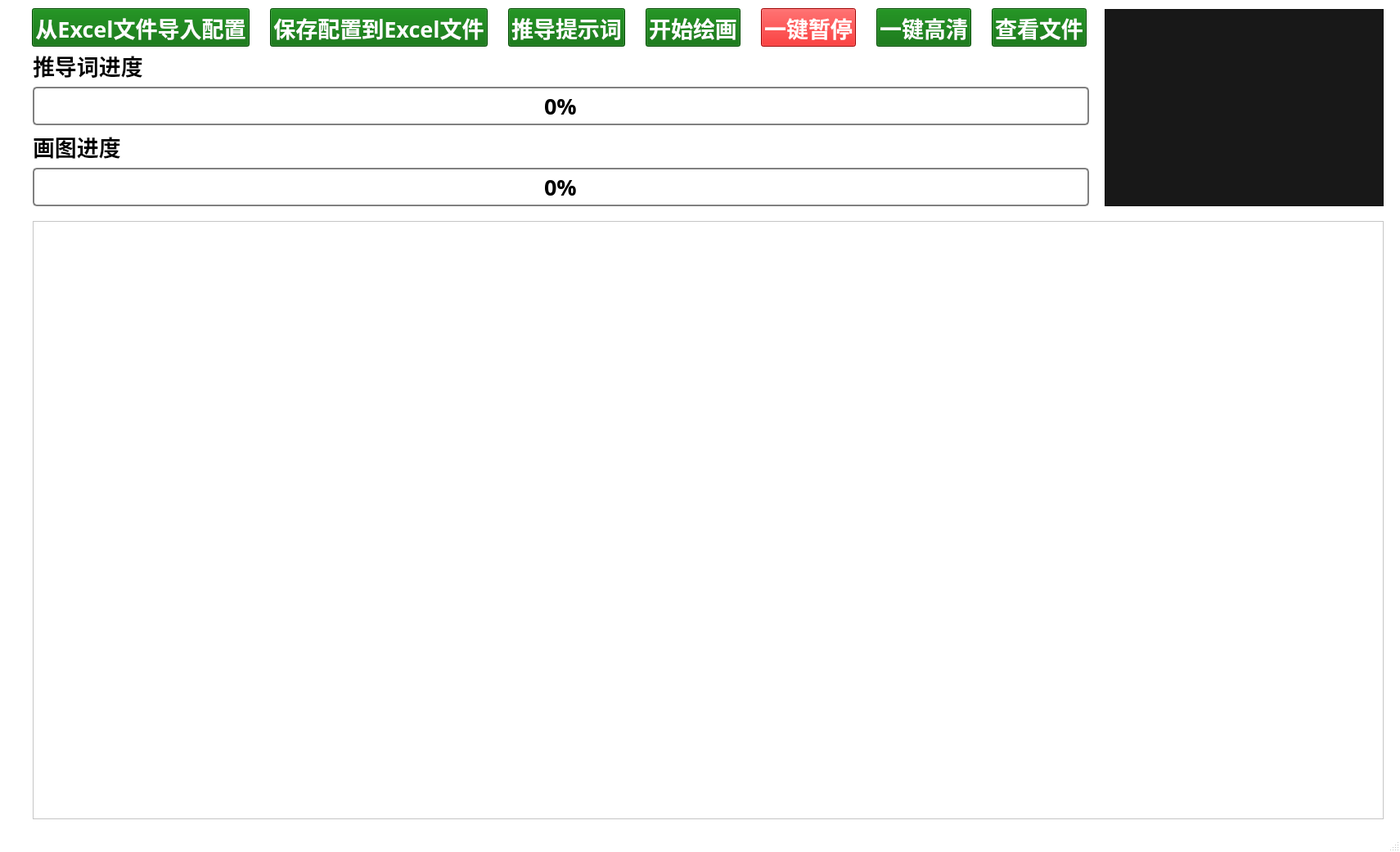
<?xml version="1.0" encoding="UTF-8"?>
<ui version="4.0">
 <class>Scene</class>
 <widget class="QMainWindow" name="Scene">
  <property name="geometry">
   <rect>
    <x>0</x>
    <y>0</y>
    <width>1711</width>
    <height>1041</height>
   </rect>
  </property>
  <property name="palette">
   <palette>
    <active>
     <colorrole role="Base">
      <brush brushstyle="SolidPattern">
       <color alpha="255">
        <red>255</red>
        <green>255</green>
        <blue>255</blue>
       </color>
      </brush>
     </colorrole>
     <colorrole role="Window">
      <brush brushstyle="SolidPattern">
       <color alpha="255">
        <red>255</red>
        <green>255</green>
        <blue>255</blue>
       </color>
      </brush>
     </colorrole>
    </active>
    <inactive>
     <colorrole role="Base">
      <brush brushstyle="SolidPattern">
       <color alpha="255">
        <red>255</red>
        <green>255</green>
        <blue>255</blue>
       </color>
      </brush>
     </colorrole>
     <colorrole role="Window">
      <brush brushstyle="SolidPattern">
       <color alpha="255">
        <red>255</red>
        <green>255</green>
        <blue>255</blue>
       </color>
      </brush>
     </colorrole>
    </inactive>
    <disabled>
     <colorrole role="Base">
      <brush brushstyle="SolidPattern">
       <color alpha="255">
        <red>255</red>
        <green>255</green>
        <blue>255</blue>
       </color>
      </brush>
     </colorrole>
     <colorrole role="Window">
      <brush brushstyle="SolidPattern">
       <color alpha="255">
        <red>255</red>
        <green>255</green>
        <blue>255</blue>
       </color>
      </brush>
     </colorrole>
    </disabled>
   </palette>
  </property>
  <property name="windowTitle">
   <string>MainWindow</string>
  </property>
  <widget class="QWidget" name="centralwidget">
   <widget class="QListView" name="DrawListView">
    <property name="geometry">
     <rect>
      <x>1350</x>
      <y>11</y>
      <width>341</width>
      <height>241</height>
     </rect>
    </property>
    <property name="palette">
     <palette>
      <active>
       <colorrole role="Button">
        <brush brushstyle="SolidPattern">
         <color alpha="255">
          <red>24</red>
          <green>24</green>
          <blue>24</blue>
         </color>
        </brush>
       </colorrole>
       <colorrole role="ButtonText">
        <brush brushstyle="SolidPattern">
         <color alpha="255">
          <red>255</red>
          <green>255</green>
          <blue>255</blue>
         </color>
        </brush>
       </colorrole>
       <colorrole role="Base">
        <brush brushstyle="SolidPattern">
         <color alpha="255">
          <red>24</red>
          <green>24</green>
          <blue>24</blue>
         </color>
        </brush>
       </colorrole>
       <colorrole role="Window">
        <brush brushstyle="SolidPattern">
         <color alpha="255">
          <red>24</red>
          <green>24</green>
          <blue>24</blue>
         </color>
        </brush>
       </colorrole>
      </active>
      <inactive>
       <colorrole role="Button">
        <brush brushstyle="SolidPattern">
         <color alpha="255">
          <red>24</red>
          <green>24</green>
          <blue>24</blue>
         </color>
        </brush>
       </colorrole>
       <colorrole role="ButtonText">
        <brush brushstyle="SolidPattern">
         <color alpha="255">
          <red>255</red>
          <green>255</green>
          <blue>255</blue>
         </color>
        </brush>
       </colorrole>
       <colorrole role="Base">
        <brush brushstyle="SolidPattern">
         <color alpha="255">
          <red>24</red>
          <green>24</green>
          <blue>24</blue>
         </color>
        </brush>
       </colorrole>
       <colorrole role="Window">
        <brush brushstyle="SolidPattern">
         <color alpha="255">
          <red>24</red>
          <green>24</green>
          <blue>24</blue>
         </color>
        </brush>
       </colorrole>
      </inactive>
      <disabled>
       <colorrole role="Button">
        <brush brushstyle="SolidPattern">
         <color alpha="255">
          <red>24</red>
          <green>24</green>
          <blue>24</blue>
         </color>
        </brush>
       </colorrole>
       <colorrole role="ButtonText">
        <brush brushstyle="SolidPattern">
         <color alpha="255">
          <red>120</red>
          <green>120</green>
          <blue>120</blue>
         </color>
        </brush>
       </colorrole>
       <colorrole role="Base">
        <brush brushstyle="SolidPattern">
         <color alpha="255">
          <red>24</red>
          <green>24</green>
          <blue>24</blue>
         </color>
        </brush>
       </colorrole>
       <colorrole role="Window">
        <brush brushstyle="SolidPattern">
         <color alpha="255">
          <red>24</red>
          <green>24</green>
          <blue>24</blue>
         </color>
        </brush>
       </colorrole>
      </disabled>
     </palette>
    </property>
    <property name="font">
     <font>
      <family>阿里巴巴普惠体</family>
      <pointsize>10</pointsize>
      <weight>75</weight>
      <bold>true</bold>
     </font>
    </property>
    <property name="styleSheet">
     <string notr="true">background-color: rgb(24, 24, 24);</string>
    </property>
   </widget>
   <widget class="QTableWidget" name="tableWidget">
    <property name="geometry">
     <rect>
      <x>40</x>
      <y>270</y>
      <width>1651</width>
      <height>731</height>
     </rect>
    </property>
    <property name="sizePolicy">
     <sizepolicy hsizetype="Fixed" vsizetype="Fixed">
      <horstretch>0</horstretch>
      <verstretch>0</verstretch>
     </sizepolicy>
    </property>
   </widget>
   <widget class="QWidget" name="">
    <property name="geometry">
     <rect>
      <x>20</x>
      <y>10</y>
      <width>1331</width>
      <height>47</height>
     </rect>
    </property>
    <layout class="QHBoxLayout" name="horizontalLayout">
     <item>
      <widget class="QPushButton" name="ImportConfigurationButton">
       <property name="sizePolicy">
        <sizepolicy hsizetype="Fixed" vsizetype="Fixed">
         <horstretch>0</horstretch>
         <verstretch>0</verstretch>
        </sizepolicy>
       </property>
       <property name="palette">
        <palette>
         <active>
          <colorrole role="Button">
           <brush brushstyle="SolidPattern">
            <color alpha="255">
             <red>0</red>
             <green>104</green>
             <blue>0</blue>
            </color>
           </brush>
          </colorrole>
          <colorrole role="ButtonText">
           <brush brushstyle="SolidPattern">
            <color alpha="255">
             <red>255</red>
             <green>255</green>
             <blue>255</blue>
            </color>
           </brush>
          </colorrole>
          <colorrole role="Base">
           <brush brushstyle="SolidPattern">
            <color alpha="255">
             <red>0</red>
             <green>104</green>
             <blue>0</blue>
            </color>
           </brush>
          </colorrole>
          <colorrole role="Window">
           <brush brushstyle="SolidPattern">
            <color alpha="255">
             <red>0</red>
             <green>104</green>
             <blue>0</blue>
            </color>
           </brush>
          </colorrole>
         </active>
         <inactive>
          <colorrole role="Button">
           <brush brushstyle="SolidPattern">
            <color alpha="255">
             <red>0</red>
             <green>104</green>
             <blue>0</blue>
            </color>
           </brush>
          </colorrole>
          <colorrole role="ButtonText">
           <brush brushstyle="SolidPattern">
            <color alpha="255">
             <red>255</red>
             <green>255</green>
             <blue>255</blue>
            </color>
           </brush>
          </colorrole>
          <colorrole role="Base">
           <brush brushstyle="SolidPattern">
            <color alpha="255">
             <red>0</red>
             <green>104</green>
             <blue>0</blue>
            </color>
           </brush>
          </colorrole>
          <colorrole role="Window">
           <brush brushstyle="SolidPattern">
            <color alpha="255">
             <red>0</red>
             <green>104</green>
             <blue>0</blue>
            </color>
           </brush>
          </colorrole>
         </inactive>
         <disabled>
          <colorrole role="Button">
           <brush brushstyle="SolidPattern">
            <color alpha="255">
             <red>0</red>
             <green>104</green>
             <blue>0</blue>
            </color>
           </brush>
          </colorrole>
          <colorrole role="ButtonText">
           <brush brushstyle="SolidPattern">
            <color alpha="255">
             <red>120</red>
             <green>120</green>
             <blue>120</blue>
            </color>
           </brush>
          </colorrole>
          <colorrole role="Base">
           <brush brushstyle="SolidPattern">
            <color alpha="255">
             <red>0</red>
             <green>104</green>
             <blue>0</blue>
            </color>
           </brush>
          </colorrole>
          <colorrole role="Window">
           <brush brushstyle="SolidPattern">
            <color alpha="255">
             <red>0</red>
             <green>104</green>
             <blue>0</blue>
            </color>
           </brush>
          </colorrole>
         </disabled>
        </palette>
       </property>
       <property name="font">
        <font>
         <family>阿里巴巴普惠体</family>
         <pointsize>20</pointsize>
         <weight>75</weight>
         <bold>true</bold>
        </font>
       </property>
       <property name="styleSheet">
        <string notr="true">background-color: rgb(0, 104, 0);</string>
       </property>
       <property name="text">
        <string>从Excel文件导入配置</string>
       </property>
      </widget>
     </item>
     <item>
      <widget class="QPushButton" name="SaveConfigurationButton">
       <property name="sizePolicy">
        <sizepolicy hsizetype="Fixed" vsizetype="Fixed">
         <horstretch>0</horstretch>
         <verstretch>0</verstretch>
        </sizepolicy>
       </property>
       <property name="palette">
        <palette>
         <active>
          <colorrole role="Button">
           <brush brushstyle="SolidPattern">
            <color alpha="255">
             <red>0</red>
             <green>104</green>
             <blue>0</blue>
            </color>
           </brush>
          </colorrole>
          <colorrole role="ButtonText">
           <brush brushstyle="SolidPattern">
            <color alpha="255">
             <red>255</red>
             <green>255</green>
             <blue>255</blue>
            </color>
           </brush>
          </colorrole>
          <colorrole role="Base">
           <brush brushstyle="SolidPattern">
            <color alpha="255">
             <red>0</red>
             <green>104</green>
             <blue>0</blue>
            </color>
           </brush>
          </colorrole>
          <colorrole role="Window">
           <brush brushstyle="SolidPattern">
            <color alpha="255">
             <red>0</red>
             <green>104</green>
             <blue>0</blue>
            </color>
           </brush>
          </colorrole>
         </active>
         <inactive>
          <colorrole role="Button">
           <brush brushstyle="SolidPattern">
            <color alpha="255">
             <red>0</red>
             <green>104</green>
             <blue>0</blue>
            </color>
           </brush>
          </colorrole>
          <colorrole role="ButtonText">
           <brush brushstyle="SolidPattern">
            <color alpha="255">
             <red>255</red>
             <green>255</green>
             <blue>255</blue>
            </color>
           </brush>
          </colorrole>
          <colorrole role="Base">
           <brush brushstyle="SolidPattern">
            <color alpha="255">
             <red>0</red>
             <green>104</green>
             <blue>0</blue>
            </color>
           </brush>
          </colorrole>
          <colorrole role="Window">
           <brush brushstyle="SolidPattern">
            <color alpha="255">
             <red>0</red>
             <green>104</green>
             <blue>0</blue>
            </color>
           </brush>
          </colorrole>
         </inactive>
         <disabled>
          <colorrole role="Button">
           <brush brushstyle="SolidPattern">
            <color alpha="255">
             <red>0</red>
             <green>104</green>
             <blue>0</blue>
            </color>
           </brush>
          </colorrole>
          <colorrole role="ButtonText">
           <brush brushstyle="SolidPattern">
            <color alpha="255">
             <red>120</red>
             <green>120</green>
             <blue>120</blue>
            </color>
           </brush>
          </colorrole>
          <colorrole role="Base">
           <brush brushstyle="SolidPattern">
            <color alpha="255">
             <red>0</red>
             <green>104</green>
             <blue>0</blue>
            </color>
           </brush>
          </colorrole>
          <colorrole role="Window">
           <brush brushstyle="SolidPattern">
            <color alpha="255">
             <red>0</red>
             <green>104</green>
             <blue>0</blue>
            </color>
           </brush>
          </colorrole>
         </disabled>
        </palette>
       </property>
       <property name="font">
        <font>
         <family>阿里巴巴普惠体</family>
         <pointsize>20</pointsize>
         <weight>75</weight>
         <bold>true</bold>
        </font>
       </property>
       <property name="styleSheet">
        <string notr="true">background-color: rgb(0, 104, 0);</string>
       </property>
       <property name="text">
        <string>保存配置到Excel文件</string>
       </property>
      </widget>
     </item>
     <item>
      <widget class="QPushButton" name="SuggestKeywordsButton">
       <property name="sizePolicy">
        <sizepolicy hsizetype="Fixed" vsizetype="Fixed">
         <horstretch>0</horstretch>
         <verstretch>0</verstretch>
        </sizepolicy>
       </property>
       <property name="palette">
        <palette>
         <active>
          <colorrole role="Button">
           <brush brushstyle="SolidPattern">
            <color alpha="255">
             <red>0</red>
             <green>104</green>
             <blue>0</blue>
            </color>
           </brush>
          </colorrole>
          <colorrole role="ButtonText">
           <brush brushstyle="SolidPattern">
            <color alpha="255">
             <red>255</red>
             <green>255</green>
             <blue>255</blue>
            </color>
           </brush>
          </colorrole>
          <colorrole role="Base">
           <brush brushstyle="SolidPattern">
            <color alpha="255">
             <red>0</red>
             <green>104</green>
             <blue>0</blue>
            </color>
           </brush>
          </colorrole>
          <colorrole role="Window">
           <brush brushstyle="SolidPattern">
            <color alpha="255">
             <red>0</red>
             <green>104</green>
             <blue>0</blue>
            </color>
           </brush>
          </colorrole>
         </active>
         <inactive>
          <colorrole role="Button">
           <brush brushstyle="SolidPattern">
            <color alpha="255">
             <red>0</red>
             <green>104</green>
             <blue>0</blue>
            </color>
           </brush>
          </colorrole>
          <colorrole role="ButtonText">
           <brush brushstyle="SolidPattern">
            <color alpha="255">
             <red>255</red>
             <green>255</green>
             <blue>255</blue>
            </color>
           </brush>
          </colorrole>
          <colorrole role="Base">
           <brush brushstyle="SolidPattern">
            <color alpha="255">
             <red>0</red>
             <green>104</green>
             <blue>0</blue>
            </color>
           </brush>
          </colorrole>
          <colorrole role="Window">
           <brush brushstyle="SolidPattern">
            <color alpha="255">
             <red>0</red>
             <green>104</green>
             <blue>0</blue>
            </color>
           </brush>
          </colorrole>
         </inactive>
         <disabled>
          <colorrole role="Button">
           <brush brushstyle="SolidPattern">
            <color alpha="255">
             <red>0</red>
             <green>104</green>
             <blue>0</blue>
            </color>
           </brush>
          </colorrole>
          <colorrole role="ButtonText">
           <brush brushstyle="SolidPattern">
            <color alpha="255">
             <red>120</red>
             <green>120</green>
             <blue>120</blue>
            </color>
           </brush>
          </colorrole>
          <colorrole role="Base">
           <brush brushstyle="SolidPattern">
            <color alpha="255">
             <red>0</red>
             <green>104</green>
             <blue>0</blue>
            </color>
           </brush>
          </colorrole>
          <colorrole role="Window">
           <brush brushstyle="SolidPattern">
            <color alpha="255">
             <red>0</red>
             <green>104</green>
             <blue>0</blue>
            </color>
           </brush>
          </colorrole>
         </disabled>
        </palette>
       </property>
       <property name="font">
        <font>
         <family>阿里巴巴普惠体</family>
         <pointsize>20</pointsize>
         <weight>75</weight>
         <bold>true</bold>
        </font>
       </property>
       <property name="styleSheet">
        <string notr="true">background-color: rgb(0, 104, 0);</string>
       </property>
       <property name="text">
        <string>推导提示词</string>
       </property>
      </widget>
     </item>
     <item>
      <widget class="QPushButton" name="StartDrawingButton">
       <property name="sizePolicy">
        <sizepolicy hsizetype="Fixed" vsizetype="Fixed">
         <horstretch>0</horstretch>
         <verstretch>0</verstretch>
        </sizepolicy>
       </property>
       <property name="palette">
        <palette>
         <active>
          <colorrole role="Button">
           <brush brushstyle="SolidPattern">
            <color alpha="255">
             <red>0</red>
             <green>104</green>
             <blue>0</blue>
            </color>
           </brush>
          </colorrole>
          <colorrole role="ButtonText">
           <brush brushstyle="SolidPattern">
            <color alpha="255">
             <red>255</red>
             <green>255</green>
             <blue>255</blue>
            </color>
           </brush>
          </colorrole>
          <colorrole role="Base">
           <brush brushstyle="SolidPattern">
            <color alpha="255">
             <red>0</red>
             <green>104</green>
             <blue>0</blue>
            </color>
           </brush>
          </colorrole>
          <colorrole role="Window">
           <brush brushstyle="SolidPattern">
            <color alpha="255">
             <red>0</red>
             <green>104</green>
             <blue>0</blue>
            </color>
           </brush>
          </colorrole>
         </active>
         <inactive>
          <colorrole role="Button">
           <brush brushstyle="SolidPattern">
            <color alpha="255">
             <red>0</red>
             <green>104</green>
             <blue>0</blue>
            </color>
           </brush>
          </colorrole>
          <colorrole role="ButtonText">
           <brush brushstyle="SolidPattern">
            <color alpha="255">
             <red>255</red>
             <green>255</green>
             <blue>255</blue>
            </color>
           </brush>
          </colorrole>
          <colorrole role="Base">
           <brush brushstyle="SolidPattern">
            <color alpha="255">
             <red>0</red>
             <green>104</green>
             <blue>0</blue>
            </color>
           </brush>
          </colorrole>
          <colorrole role="Window">
           <brush brushstyle="SolidPattern">
            <color alpha="255">
             <red>0</red>
             <green>104</green>
             <blue>0</blue>
            </color>
           </brush>
          </colorrole>
         </inactive>
         <disabled>
          <colorrole role="Button">
           <brush brushstyle="SolidPattern">
            <color alpha="255">
             <red>0</red>
             <green>104</green>
             <blue>0</blue>
            </color>
           </brush>
          </colorrole>
          <colorrole role="ButtonText">
           <brush brushstyle="SolidPattern">
            <color alpha="255">
             <red>120</red>
             <green>120</green>
             <blue>120</blue>
            </color>
           </brush>
          </colorrole>
          <colorrole role="Base">
           <brush brushstyle="SolidPattern">
            <color alpha="255">
             <red>0</red>
             <green>104</green>
             <blue>0</blue>
            </color>
           </brush>
          </colorrole>
          <colorrole role="Window">
           <brush brushstyle="SolidPattern">
            <color alpha="255">
             <red>0</red>
             <green>104</green>
             <blue>0</blue>
            </color>
           </brush>
          </colorrole>
         </disabled>
        </palette>
       </property>
       <property name="font">
        <font>
         <family>阿里巴巴普惠体</family>
         <pointsize>20</pointsize>
         <weight>75</weight>
         <bold>true</bold>
        </font>
       </property>
       <property name="styleSheet">
        <string notr="true">background-color: rgb(0, 104, 0);</string>
       </property>
       <property name="text">
        <string>开始绘画</string>
       </property>
      </widget>
     </item>
     <item>
      <widget class="QPushButton" name="PauseButton">
       <property name="sizePolicy">
        <sizepolicy hsizetype="Fixed" vsizetype="Fixed">
         <horstretch>0</horstretch>
         <verstretch>0</verstretch>
        </sizepolicy>
       </property>
       <property name="palette">
        <palette>
         <active>
          <colorrole role="Button">
           <brush brushstyle="SolidPattern">
            <color alpha="255">
             <red>222</red>
             <green>0</green>
             <blue>0</blue>
            </color>
           </brush>
          </colorrole>
          <colorrole role="ButtonText">
           <brush brushstyle="SolidPattern">
            <color alpha="255">
             <red>255</red>
             <green>255</green>
             <blue>255</blue>
            </color>
           </brush>
          </colorrole>
          <colorrole role="Base">
           <brush brushstyle="SolidPattern">
            <color alpha="255">
             <red>222</red>
             <green>0</green>
             <blue>0</blue>
            </color>
           </brush>
          </colorrole>
          <colorrole role="Window">
           <brush brushstyle="SolidPattern">
            <color alpha="255">
             <red>222</red>
             <green>0</green>
             <blue>0</blue>
            </color>
           </brush>
          </colorrole>
         </active>
         <inactive>
          <colorrole role="Button">
           <brush brushstyle="SolidPattern">
            <color alpha="255">
             <red>222</red>
             <green>0</green>
             <blue>0</blue>
            </color>
           </brush>
          </colorrole>
          <colorrole role="ButtonText">
           <brush brushstyle="SolidPattern">
            <color alpha="255">
             <red>255</red>
             <green>255</green>
             <blue>255</blue>
            </color>
           </brush>
          </colorrole>
          <colorrole role="Base">
           <brush brushstyle="SolidPattern">
            <color alpha="255">
             <red>222</red>
             <green>0</green>
             <blue>0</blue>
            </color>
           </brush>
          </colorrole>
          <colorrole role="Window">
           <brush brushstyle="SolidPattern">
            <color alpha="255">
             <red>222</red>
             <green>0</green>
             <blue>0</blue>
            </color>
           </brush>
          </colorrole>
         </inactive>
         <disabled>
          <colorrole role="Button">
           <brush brushstyle="SolidPattern">
            <color alpha="255">
             <red>222</red>
             <green>0</green>
             <blue>0</blue>
            </color>
           </brush>
          </colorrole>
          <colorrole role="ButtonText">
           <brush brushstyle="SolidPattern">
            <color alpha="255">
             <red>120</red>
             <green>120</green>
             <blue>120</blue>
            </color>
           </brush>
          </colorrole>
          <colorrole role="Base">
           <brush brushstyle="SolidPattern">
            <color alpha="255">
             <red>222</red>
             <green>0</green>
             <blue>0</blue>
            </color>
           </brush>
          </colorrole>
          <colorrole role="Window">
           <brush brushstyle="SolidPattern">
            <color alpha="255">
             <red>222</red>
             <green>0</green>
             <blue>0</blue>
            </color>
           </brush>
          </colorrole>
         </disabled>
        </palette>
       </property>
       <property name="font">
        <font>
         <family>阿里巴巴普惠体</family>
         <pointsize>20</pointsize>
         <weight>75</weight>
         <bold>true</bold>
        </font>
       </property>
       <property name="styleSheet">
        <string notr="true">background-color: rgb(222, 0, 0);</string>
       </property>
       <property name="text">
        <string>一键暂停</string>
       </property>
      </widget>
     </item>
     <item>
      <widget class="QPushButton" name="HighDefinitionButton">
       <property name="sizePolicy">
        <sizepolicy hsizetype="Fixed" vsizetype="Fixed">
         <horstretch>0</horstretch>
         <verstretch>0</verstretch>
        </sizepolicy>
       </property>
       <property name="palette">
        <palette>
         <active>
          <colorrole role="Button">
           <brush brushstyle="SolidPattern">
            <color alpha="255">
             <red>0</red>
             <green>104</green>
             <blue>0</blue>
            </color>
           </brush>
          </colorrole>
          <colorrole role="ButtonText">
           <brush brushstyle="SolidPattern">
            <color alpha="255">
             <red>255</red>
             <green>255</green>
             <blue>255</blue>
            </color>
           </brush>
          </colorrole>
          <colorrole role="Base">
           <brush brushstyle="SolidPattern">
            <color alpha="255">
             <red>0</red>
             <green>104</green>
             <blue>0</blue>
            </color>
           </brush>
          </colorrole>
          <colorrole role="Window">
           <brush brushstyle="SolidPattern">
            <color alpha="255">
             <red>0</red>
             <green>104</green>
             <blue>0</blue>
            </color>
           </brush>
          </colorrole>
         </active>
         <inactive>
          <colorrole role="Button">
           <brush brushstyle="SolidPattern">
            <color alpha="255">
             <red>0</red>
             <green>104</green>
             <blue>0</blue>
            </color>
           </brush>
          </colorrole>
          <colorrole role="ButtonText">
           <brush brushstyle="SolidPattern">
            <color alpha="255">
             <red>255</red>
             <green>255</green>
             <blue>255</blue>
            </color>
           </brush>
          </colorrole>
          <colorrole role="Base">
           <brush brushstyle="SolidPattern">
            <color alpha="255">
             <red>0</red>
             <green>104</green>
             <blue>0</blue>
            </color>
           </brush>
          </colorrole>
          <colorrole role="Window">
           <brush brushstyle="SolidPattern">
            <color alpha="255">
             <red>0</red>
             <green>104</green>
             <blue>0</blue>
            </color>
           </brush>
          </colorrole>
         </inactive>
         <disabled>
          <colorrole role="Button">
           <brush brushstyle="SolidPattern">
            <color alpha="255">
             <red>0</red>
             <green>104</green>
             <blue>0</blue>
            </color>
           </brush>
          </colorrole>
          <colorrole role="ButtonText">
           <brush brushstyle="SolidPattern">
            <color alpha="255">
             <red>120</red>
             <green>120</green>
             <blue>120</blue>
            </color>
           </brush>
          </colorrole>
          <colorrole role="Base">
           <brush brushstyle="SolidPattern">
            <color alpha="255">
             <red>0</red>
             <green>104</green>
             <blue>0</blue>
            </color>
           </brush>
          </colorrole>
          <colorrole role="Window">
           <brush brushstyle="SolidPattern">
            <color alpha="255">
             <red>0</red>
             <green>104</green>
             <blue>0</blue>
            </color>
           </brush>
          </colorrole>
         </disabled>
        </palette>
       </property>
       <property name="font">
        <font>
         <family>阿里巴巴普惠体</family>
         <pointsize>20</pointsize>
         <weight>75</weight>
         <bold>true</bold>
        </font>
       </property>
       <property name="styleSheet">
        <string notr="true">background-color: rgb(0, 104, 0);</string>
       </property>
       <property name="text">
        <string>一键高清</string>
       </property>
      </widget>
     </item>
     <item>
      <widget class="QPushButton" name="ViewDrawFileButton">
       <property name="sizePolicy">
        <sizepolicy hsizetype="Fixed" vsizetype="Fixed">
         <horstretch>0</horstretch>
         <verstretch>0</verstretch>
        </sizepolicy>
       </property>
       <property name="palette">
        <palette>
         <active>
          <colorrole role="Button">
           <brush brushstyle="SolidPattern">
            <color alpha="255">
             <red>0</red>
             <green>104</green>
             <blue>0</blue>
            </color>
           </brush>
          </colorrole>
          <colorrole role="ButtonText">
           <brush brushstyle="SolidPattern">
            <color alpha="255">
             <red>255</red>
             <green>255</green>
             <blue>255</blue>
            </color>
           </brush>
          </colorrole>
          <colorrole role="Base">
           <brush brushstyle="SolidPattern">
            <color alpha="255">
             <red>0</red>
             <green>104</green>
             <blue>0</blue>
            </color>
           </brush>
          </colorrole>
          <colorrole role="Window">
           <brush brushstyle="SolidPattern">
            <color alpha="255">
             <red>0</red>
             <green>104</green>
             <blue>0</blue>
            </color>
           </brush>
          </colorrole>
         </active>
         <inactive>
          <colorrole role="Button">
           <brush brushstyle="SolidPattern">
            <color alpha="255">
             <red>0</red>
             <green>104</green>
             <blue>0</blue>
            </color>
           </brush>
          </colorrole>
          <colorrole role="ButtonText">
           <brush brushstyle="SolidPattern">
            <color alpha="255">
             <red>255</red>
             <green>255</green>
             <blue>255</blue>
            </color>
           </brush>
          </colorrole>
          <colorrole role="Base">
           <brush brushstyle="SolidPattern">
            <color alpha="255">
             <red>0</red>
             <green>104</green>
             <blue>0</blue>
            </color>
           </brush>
          </colorrole>
          <colorrole role="Window">
           <brush brushstyle="SolidPattern">
            <color alpha="255">
             <red>0</red>
             <green>104</green>
             <blue>0</blue>
            </color>
           </brush>
          </colorrole>
         </inactive>
         <disabled>
          <colorrole role="Button">
           <brush brushstyle="SolidPattern">
            <color alpha="255">
             <red>0</red>
             <green>104</green>
             <blue>0</blue>
            </color>
           </brush>
          </colorrole>
          <colorrole role="ButtonText">
           <brush brushstyle="SolidPattern">
            <color alpha="255">
             <red>120</red>
             <green>120</green>
             <blue>120</blue>
            </color>
           </brush>
          </colorrole>
          <colorrole role="Base">
           <brush brushstyle="SolidPattern">
            <color alpha="255">
             <red>0</red>
             <green>104</green>
             <blue>0</blue>
            </color>
           </brush>
          </colorrole>
          <colorrole role="Window">
           <brush brushstyle="SolidPattern">
            <color alpha="255">
             <red>0</red>
             <green>104</green>
             <blue>0</blue>
            </color>
           </brush>
          </colorrole>
         </disabled>
        </palette>
       </property>
       <property name="font">
        <font>
         <family>阿里巴巴普惠体</family>
         <pointsize>20</pointsize>
         <weight>75</weight>
         <bold>true</bold>
        </font>
       </property>
       <property name="styleSheet">
        <string notr="true">background-color: rgb(0, 104, 0);</string>
       </property>
       <property name="text">
        <string>查看文件</string>
       </property>
      </widget>
     </item>
    </layout>
   </widget>
   <widget class="QWidget" name="">
    <property name="geometry">
     <rect>
      <x>40</x>
      <y>60</y>
      <width>1291</width>
      <height>192</height>
     </rect>
    </property>
    <layout class="QVBoxLayout" name="verticalLayout">
     <item>
      <widget class="QLabel" name="label">
       <property name="font">
        <font>
         <family>阿里巴巴普惠体</family>
         <pointsize>20</pointsize>
         <weight>75</weight>
         <bold>true</bold>
        </font>
       </property>
       <property name="text">
        <string>推导词进度</string>
       </property>
      </widget>
     </item>
     <item>
      <widget class="QProgressBar" name="SuggestKeywordsProgressBar">
       <property name="font">
        <font>
         <family>阿里巴巴普惠体</family>
         <pointsize>20</pointsize>
         <weight>75</weight>
         <bold>true</bold>
        </font>
       </property>
       <property name="styleSheet">
        <string notr="true">QProgressBar {
   border: 2px solid grey;
   border-radius: 5px;
   background-color: #FFFFFF;
}

QProgressBar::chunk {
   background-color: #0000FF;
   width: 20px;
}

QProgressBar {
   border: 2px solid grey;
   border-radius: 5px;
   text-align: center;
}</string>
       </property>
       <property name="value">
        <number>0</number>
       </property>
      </widget>
     </item>
     <item>
      <widget class="QLabel" name="label_2">
       <property name="font">
        <font>
         <family>阿里巴巴普惠体</family>
         <pointsize>20</pointsize>
         <weight>75</weight>
         <bold>true</bold>
        </font>
       </property>
       <property name="text">
        <string>画图进度</string>
       </property>
      </widget>
     </item>
     <item>
      <widget class="QProgressBar" name="StartDrawingProgressBar">
       <property name="font">
        <font>
         <family>阿里巴巴普惠体</family>
         <pointsize>20</pointsize>
         <weight>75</weight>
         <bold>true</bold>
        </font>
       </property>
       <property name="styleSheet">
        <string notr="true">QProgressBar {
   border: 2px solid grey;
   border-radius: 5px;
   background-color: #FFFFFF;
}

QProgressBar::chunk {
   background-color: #0000FF;
   width: 20px;
}

QProgressBar {
   border: 2px solid grey;
   border-radius: 5px;
   text-align: center;
}</string>
       </property>
       <property name="value">
        <number>0</number>
       </property>
      </widget>
     </item>
    </layout>
   </widget>
  </widget>
  <widget class="QMenuBar" name="menubar">
   <property name="geometry">
    <rect>
     <x>0</x>
     <y>0</y>
     <width>1711</width>
     <height>23</height>
    </rect>
   </property>
  </widget>
  <widget class="QStatusBar" name="statusbar"/>
 </widget>
 <resources/>
 <connections/>
</ui>
